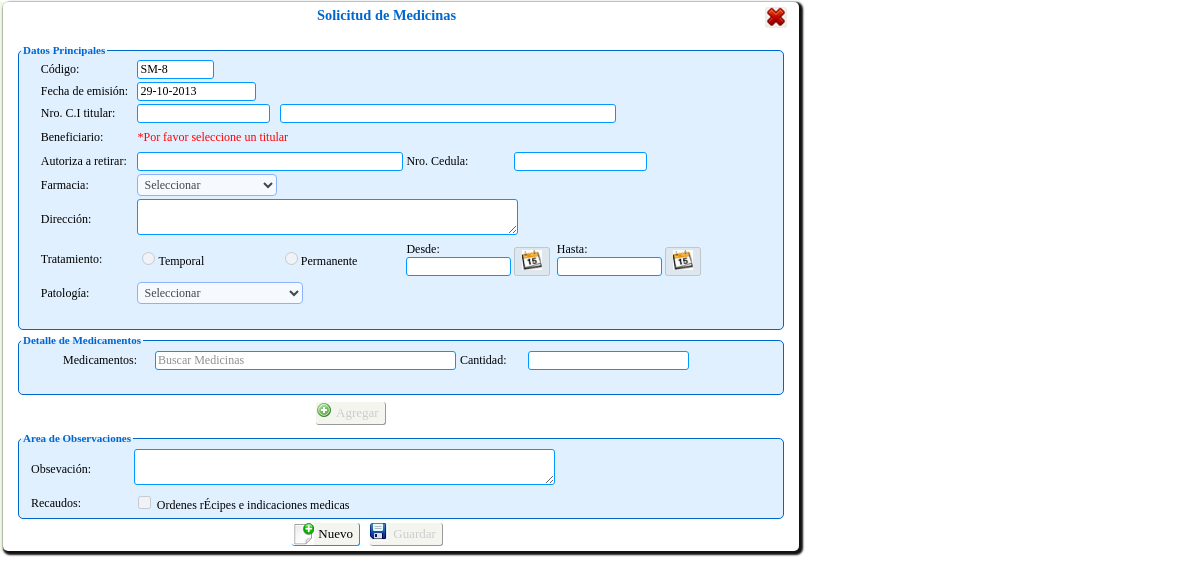
The page /persona/Php/transacciones/solicitud_medicinas/solicitud_medicina.php (signed in) on the database as committed earlier.
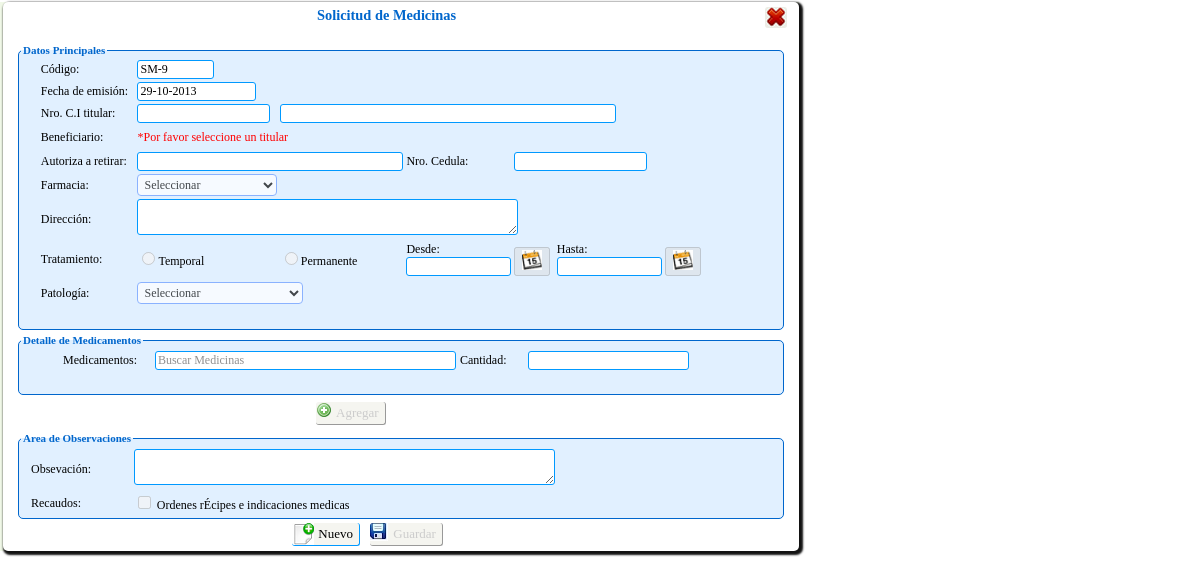
The same page on the database as committed later.
### tables this page shows
CREATE TABLE `tsolicitud_servicio` (
  `id_solicitud` int(11) NOT NULL,
  `id_solicitud_reembolso` int(11) NOT NULL,
  `cod_hoja` char(7) NOT NULL,
  `id_titular` int(11) NOT NULL,
  `id_beneficiario` int(11) NOT NULL,
  `tipo_beneficiario` char(1) NOT NULL,
  `id_servicio` int(11) NOT NULL,
  `id_patologia` int(11) NOT NULL,
  `autorizado` varchar(50) default NULL,
  `ced_autorizado` int(12) default NULL,
  `tratamiento` char(1) default NULL,
  `fecha_ini` date default NULL,
  `fecha_fin` date default NULL,
  `fecha` date NOT NULL,
  `diagnostico` varchar(150) NOT NULL,
  `observacion` varchar(150) default NULL,
  `id_medico` int(11) default NULL,
  `id_proveedor` int(11) default NULL,
  `hora` varchar(20) NOT NULL,
  `estatus` char(1) NOT NULL,
  `motivo_eliminacion` varchar(500) default NULL,
  KEY `id_titular` (`id_titular`),
  KEY `id_beneficiario` (`id_beneficiario`),
  KEY `id_servicio` (`id_servicio`),
  KEY `id_medico` (`id_medico`),
  KEY `id_proveedor` (`id_proveedor`),
  KEY `id_patologia` (`id_patologia`),
  KEY `id_solicitud` (`id_solicitud`)
);

### persona/Clases/clase_solicitud_medicina.php (called while the page is built, shortened)
<?php
include_once("clase_mysql.php");
class sMedicina extends conectaBDMy{
    public function buscaUltimoID(){
       $sql="SELECT * FROM tsolicitud_servicio ORDER BY id_solicitud DESC LIMIT 1";
		return ($cursor= parent::ejecuta_sql($sql));
    }
    public function sig_tupla( $registro )
	{
		return( parent::proxima_tupla( $registro ) );
	}
}
?>

### persona/Clases/clase_mysql.php (called while the page is built, shortened)
<?PHP
class conectaBDMy
{
	private $servidor;
	private $usuario;
	private $password;
	private $conexion;
	function conectaBDMy()
	{
		$this->servidor="localhost";
		$this->usuario="root";
		$this->password="iutep";
		$this->basedatos="bdsas";
	}
	function abrir_BD()
	{
		if ( !($enlace= @mysql_connect( $this->servidor, $this->usuario, $this->password ) ) )
		{
		header("Location: ../html/Error_bd.html");
		}
		$this->conexion=$enlace;
		return true;
	}
	function ejecuta_sql( $query )
	{
		if ( $this->abrir_BD() )
	     return ( mysql_query($query,$this->conexion ) );
	else
	     return null;
	}
  function proxima_tupla($cursor)
  {
	return mysql_fetch_array($cursor);
  }
}
?>

### persona/Php/transacciones/solicitud_medicinas/solicitud_medicina.php (the view, shortened to what the changed rows need)
<?php
include_once("../../../Clases/clase_solicitud_medicina.php");
$sMedicina= new sMedicina();
$res=$sMedicina->buscaUltimoID();
$res=$sMedicina->sig_tupla($res);
$compl='SM-';
$idSolicitud='0';
if($res){
	$idSolicitud=$res['id_solicitud']+1;
}else{
	$idSolicitud='1';
}
?><!DOCTYPE HTML>
<html lang="es">
<head>
<link rel="stylesheet" type="text/css" href="../../../Css/estilo2.css" />
<link rel="stylesheet" type="text/css" href="../../../Css/estilos.css" />
<link rel="stylesheet" type="text/css" href="../../../Css/jscal2.css" />
<link type="text/css" rel="stylesheet" href="jquery/themes/base/jquery.ui.theme.css" />
<link type="text/css" rel="stylesheet" href="jquery/themes/base/jquery.ui.autocomplete.css" />
<link href="../../../JavaScript/jquery.alerts.css" rel="stylesheet" type="text/css" />
</head>
<body>
<div id="cuerpo">
<form action="" method="POST" id="form_solicitud_medicina" name="form_solicitud_medicina">
<table width="779" height="25" border="0" cellpadding="0" cellspacing="0">
    <tr>
      <td width="757"> <h1>Solicitud de Medicinas</h1></td>
    </tr>
  </table>
  <fieldset>
    <table width="757" border="0" cellpadding="1" cellspacing="1">
    <tr>
      <td><input name="fecha2" id="fecha2" type="text" size="8" readonly value="<?php echo $compl.''.$idSolicitud; ?>"/></td>
      </tr>
    </table>
    </fieldset>
</form>
</div>
</body>
</html>

Rows that differ between the two databases and show on the page:
no longer on this page (row unchanged): tsolicitud_servicio: fecha2 "SM-8"
added tsolicitud_servicio: fecha2 "SM-9"
